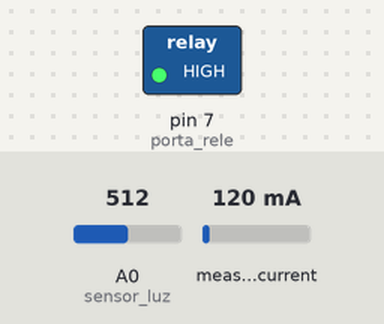
Simulated run of this sketch. Board: Arduino Uno, built with avr-gcc and run on an emulated ATmega328P. On the bench: switched loads named in the sketch (green lamp = pin HIGH). Inputs (shaded band) come from the test bench; at power-on: A0 (sensor_luz) = 512, measured current 120 mA. What the sketch prints to the serial monitor is not drawn.

Above: at 0.2 s.
Timing chart, 0 to 1.7 s (numbered marks = the images above):
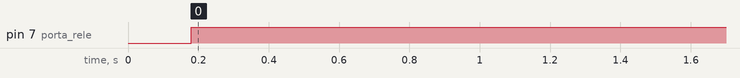

Measured:
- by itself, pin 7 (porta_rele): LOW → HIGH at 0.18 s

The sketch:

Amperimetro.ino
```cpp
//Código de leitura do amperimetro e calculo de potencia

#include "EmonLib.h"

EnergyMonitor emon1;

//Porta ligada ao pino
int porta_rele = 7;
int sensor_luz = A0;
int valor_luz = 0;

int rede = 127;
int pino_sct = A1;

void setup()
{
  //Define pinos para o rele como saida
  Serial.begin(9600);
  pinMode(porta_rele, OUTPUT);
  emon1.current(pino_sct, 60);
}

void loop()
{
  //Calcula a corrente
  double Irms = emon1.calcIrms(1480);
  //Mostra o valor da corrente no serial monitor e display
  Serial.println(Irms); // Irms

  double pot = Irms * (double)rede;
  Serial.println(pot); // Irms


  valor_luz = analogRead(sensor_luz);
  if (valor_luz < 450){
    digitalWrite(porta_rele, LOW);  //Liga rele 1
  }else if (valor_luz < 20){
    digitalWrite(porta_rele, HIGH); //Desliga rele 1
  }else {
    digitalWrite(porta_rele, HIGH); //Desliga rele 1
  }
  delay(30000);
}
```
